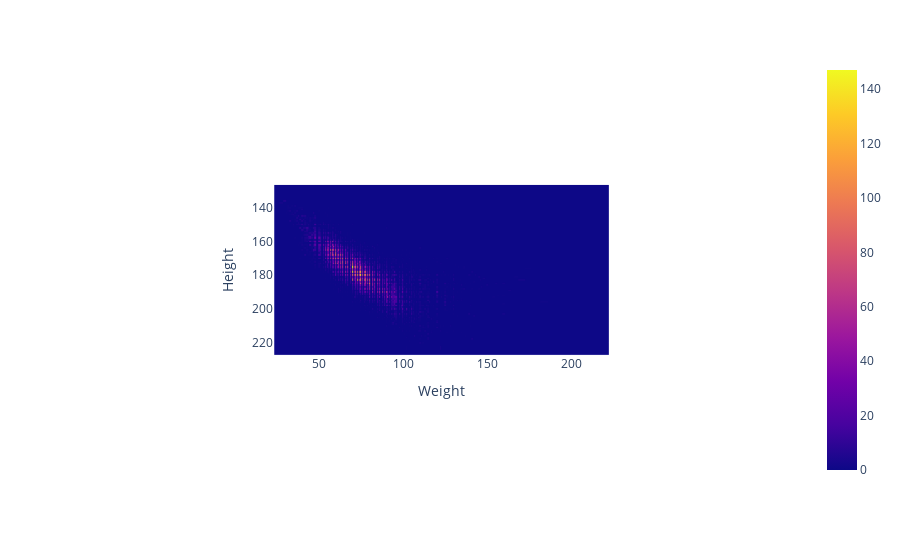

Source (notebook cell):
### Markdown cell above
# Total Medal Count by Height and Weight (Heatmap Figure)

### Code cell
height_weight_medal_df = athlete_events_df.dropna(subset=["Height", "Weight"])
height_weight_medal_df = height_weight_medal_df.groupby(["Height", "Weight"])["Medal"].count().reset_index(name="Medal_Count")
height_weight_medal_df = pd.pivot_table(height_weight_medal_df, index="Height", columns="Weight", values="Medal_Count")
height_weight_medal_df = height_weight_medal_df.fillna(0)
# height_weight_medal_df.pivot(index="Height", columns="Weight", values="Medal_Count")
height_weight_medal_df

px.imshow(height_weight_medal_df).show()

### Figure 1 — Plotly figure (JSON) as saved in the notebook; plotly's stock layout.template omitted (floating-point values rounded to 4 significant figures; data arrays with more than 128 entries replaced by an {"elided": "..."} marker saying what was removed)
{"data": [{"coloraxis": "coloraxis", "hovertemplate": "Weight: %{x}<br>Height: %{y}<br>color: %{z}<extra></extra>", "name": "0", "type": "heatmap", "x": {"elided": "217 float values"}, "xaxis": "x", "y": [127, 128, 130, 131, 132, 133, 135, 136, 137, 138, 139, 140, 141, 142, 143, 144, 145, 146, 147, 148, 149, 150, 151, 152, 153, 154, 155, 156, 157, 158, 159, 160, 161, 162, 163, 164, 165, 166, 167, 168, 169, 170, 171, 172, 173, 174, 175, 176, 177, 178, 179, 180, 181, 182, 183, 184, 185, 186, 187, 188, 189, 190, 191, 192, 193, 194, 195, 196, 197, 198, 199, 200, 201, 202, 203, 204, 205, 206, 207, 208, 209, 210, 211, 212, 213, 214, 215, 216, 217, 218, 219, 220, 221, 223, 226], "yaxis": "y", "z": {"elided": "95x217 int values"}}], "layout": {"autosize": true, "coloraxis": {"colorscale": [[0, "#0d0887"], [0.1111, "#46039f"], [0.2222, "#7201a8"], [0.3333, "#9c179e"], [0.4444, "#bd3786"], [0.5556, "#d8576b"], [0.6667, "#ed7953"], [0.7778, "#fb9f3a"], [0.8889, "#fdca26"], [1, "#f0f921"]]}, "margin": {"t": 60}, "xaxis": {"anchor": "y", "autorange": true, "constrain": "domain", "domain": [0.2685, 0.7315], "range": [23.5, 222], "scaleanchor": "y", "title": {"text": "Weight"}, "type": "linear"}, "yaxis": {"anchor": "x", "autorange": true, "constrain": "domain", "domain": [1.11e-16, 1.0], "range": [227.5, 126.5], "title": {"text": "Height"}, "type": "linear"}}}
